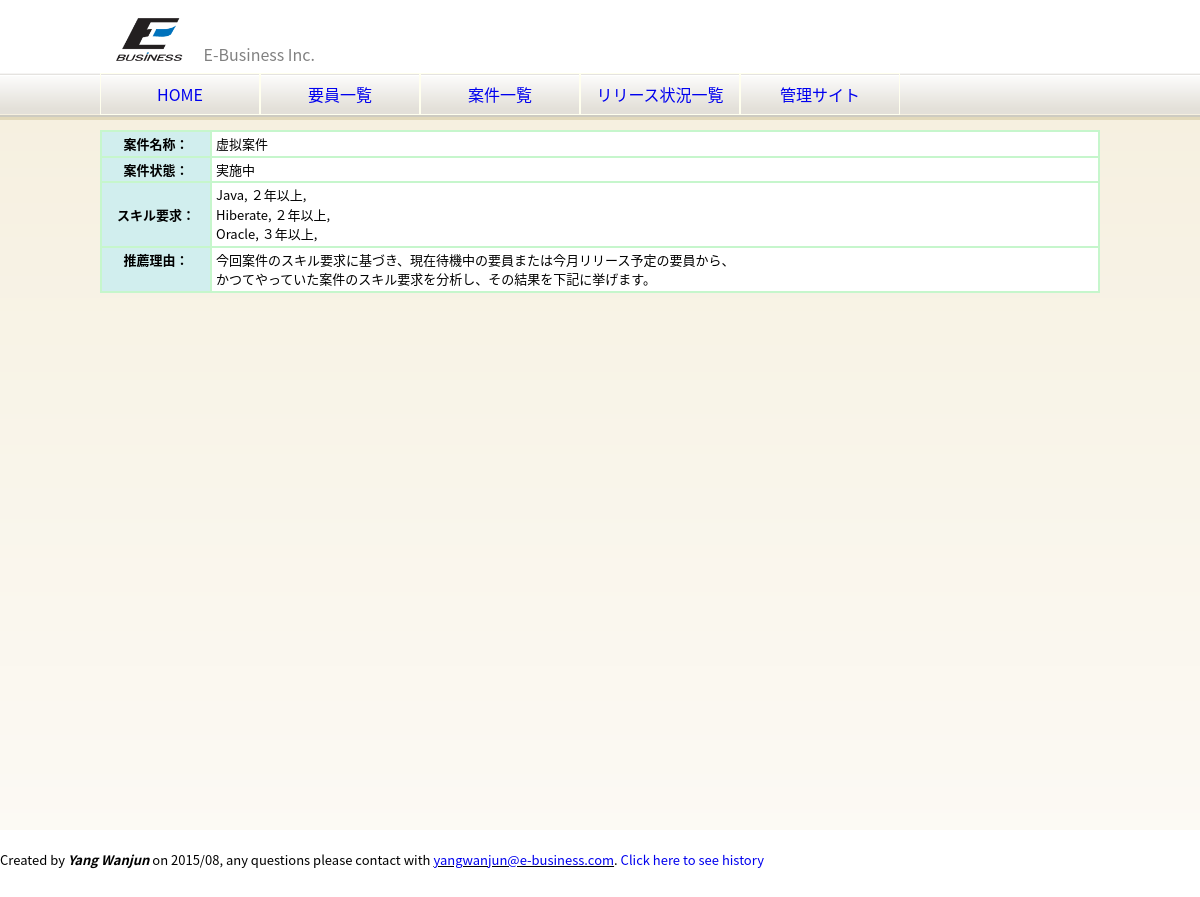
Screenshot of /eb/project/4/recommended_member.html with the database file from the repository.
### eb/models.py (models this page shows, shortened)
class Project(models.Model):
    name = models.CharField(blank=False, null=False, max_length=50, verbose_name=u"案件名称")
    description = models.TextField(blank=True, null=True, verbose_name=u"案件概要")
    skills = models.ManyToManyField(Skill, through='ProjectSkill', blank=True, null=True, verbose_name=u"スキル要求")
    start_date = models.DateField(blank=True, null=True, verbose_name=u"開始日")
    end_date = models.DateField(blank=True, null=True, verbose_name=u"終了日")
    address = models.CharField(blank=True, null=True, max_length=255, verbose_name=u"作業場所")
    status = models.IntegerField(choices=PROJECT_STATUS, verbose_name=u"ステータス")
    client = models.ForeignKey(Client, blank=True, null=True, verbose_name=u"関連会社")
    boss = models.ForeignKey(ClientMember, blank=True, null=True, related_name="boss_set", verbose_name=u"案件責任者")
    middleman = models.ForeignKey(ClientMember, blank=True, null=True,
                                  related_name="middleman_set", verbose_name=u"案件連絡者")
    salesperson = models.ForeignKey(Salesperson, blank=True, null=True, verbose_name=u"営業員")
    members = models.ManyToManyField(Member, through='ProjectMember', blank=True, null=True)
    class Meta:
        ordering = ['name']
        verbose_name = verbose_name_plural = u"案件"
    def get_recommended_members(self):
        members = []
        if self.status != 1:
            return members
        dict_skills = {}
        for skill in self.skills.all():
            dict_skills[skill.name] = self.get_members_by_skill_name(skill.name)
        return dict_skills

class ProjectSkill(models.Model):
    project = models.ForeignKey(Project, verbose_name=u"案件")
    skill = models.ForeignKey(Skill, verbose_name=u"スキル")
    period = models.IntegerField(blank=True, null=True, choices=SkillTime, verbose_name=u"経験年数")
    description = models.TextField(blank=True, null=True, verbose_name=u"備考")
    class Meta:
        verbose_name = verbose_name_plural = u"案件のスキル要求"

class Skill(models.Model):
    name = models.CharField(blank=False, null=False, max_length=30, verbose_name=u"名称")
    class Meta:
        ordering = ['name']
        verbose_name = verbose_name_plural = u"スキル"

### eb/views.py (the view)
# urls.py: url(r'^project/(?P<project_id>[^,/]+)/recommended_member.html$', views.recommended_member_list,
def recommended_member_list(request, project_id):
    project = Project.objects.get(pk=project_id)
    dict_skills = project.get_recommended_members()
    context = RequestContext(request, {
        'company': company,
        'title': u'%s - 推薦されるメンバーズ' % (project.name,),
        'project': project,
        'dict_skills': dict_skills,
    })
    template = loader.get_template('recommended_member.html')
    return HttpResponse(template.render(context))

### eb/templates/recommended_member.html (shortened to what this page needs)
{% extends "base.html" %}
{% block content %}
    <div>
        <table class="detail" cellpadding="0" cellspacing="0">
            <tr>
                <th style="width: 100px;">案件名称：</th>
                <td>{{ project.name }}</td>
            </tr>
            <tr>
                <th>案件状態：</th>
                <td>{{ project.get_status_display }}</td>
            </tr>
            <tr>
                <th>スキル要求：</th>
                <td>
                    {% for project_skill in project.projectskill_set.all %}
                        <div>{{ project_skill.skill.name }}, {{ project_skill.get_period_display }}, {{project_skill.description }}</div>
                    {% endfor %}
                </td>
            </tr>
            <tr>
                <th valign="top">推薦理由：</th>
                <td>今回案件のスキル要求に基づき、現在待機中の要員または今月リリース予定の要員から、<br/>
                    かつてやっていた案件のスキル要求を分析し、その結果を下記に挙げます。<br/>
                </td>
            </tr>
        </table>
    </div>
{% endblock %}

### static/css/base.css (style rules this page uses)
html { height: 100%; }
body { height: 100%; font-family: YouYuan, 'Noto Sans CJK JP', 'Noto Sans', 'Source Han Sans J', SourceHanSansJP, メイリオ, Meiryo, 游ゴシック, YuGothic, 'ヒラギノ角ゴ Pro W3', 'Hiragino Kaku Gothic Pro', sans-serif, msyh; }
* { margin: 0; padding: 0; line-height: 1.5; }

### static/css/section.css (style rules this page uses)
section table.detail { width: 100%; border: 1px solid rgb(198, 246, 204); }
section table.detail th, section table.detail td { border: 1px solid rgb(198, 246, 204); padding: 2px 4px; }
section table.detail th { background-color: #D1EEEE; }
section table.detail td { background-color: #fff; }

### rows the page displays
Project: name "虚拟案件", status "実施中"
ProjectSkill: skill.name "Java", period "２年以上"
ProjectSkill: skill.name "Hiberate", period "２年以上"
ProjectSkill: skill.name "Oracle", period "３年以上"
